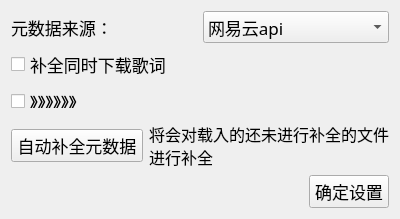
<?xml version="1.0" encoding="UTF-8"?>
<ui version="4.0">
 <class>MetadataWidgetSetting</class>
 <widget class="QWidget" name="MetadataWidgetSetting">
  <property name="geometry">
   <rect>
    <x>0</x>
    <y>0</y>
    <width>400</width>
    <height>204</height>
   </rect>
  </property>
  <property name="font">
   <font>
    <family>微软雅黑</family>
    <pointsize>13</pointsize>
   </font>
  </property>
  <property name="windowTitle">
   <string>Form</string>
  </property>
  <layout class="QVBoxLayout" name="verticalLayout">
   <item>
    <layout class="QHBoxLayout" name="horizontalLayout_3">
     <item>
      <widget class="QLabel" name="label">
       <property name="font">
        <font>
         <family>微软雅黑</family>
         <pointsize>13</pointsize>
        </font>
       </property>
       <property name="text">
        <string>元数据来源：</string>
       </property>
      </widget>
     </item>
     <item>
      <widget class="QComboBox" name="api_comboBox">
       <item>
        <property name="text">
         <string>网易云api</string>
        </property>
       </item>
       <item>
        <property name="text">
         <string>酷狗api</string>
        </property>
       </item>
       <item>
        <property name="text">
         <string>混合api</string>
        </property>
       </item>
      </widget>
     </item>
    </layout>
   </item>
   <item>
    <widget class="QCheckBox" name="is_download_lrc_checkBox">
     <property name="text">
      <string>补全同时下载歌词</string>
     </property>
    </widget>
   </item>
   <item>
    <widget class="QCheckBox" name="checkBox_2">
     <property name="text">
      <string>》》》》》》</string>
     </property>
    </widget>
   </item>
   <item>
    <layout class="QHBoxLayout" name="horizontalLayout_2">
     <item>
      <widget class="QPushButton" name="auto_button">
       <property name="text">
        <string>自动补全元数据</string>
       </property>
      </widget>
     </item>
     <item>
      <widget class="QLabel" name="label_2">
       <property name="font">
        <font>
         <family>微软雅黑</family>
         <pointsize>12</pointsize>
        </font>
       </property>
       <property name="text">
        <string>将会对载入的还未进行补全的文件
进行补全</string>
       </property>
      </widget>
     </item>
    </layout>
   </item>
   <item>
    <layout class="QHBoxLayout" name="horizontalLayout">
     <item>
      <spacer name="horizontalSpacer">
       <property name="orientation">
        <enum>Qt::Horizontal</enum>
       </property>
       <property name="sizeHint" stdset="0">
        <size>
         <width>379</width>
         <height>20</height>
        </size>
       </property>
      </spacer>
     </item>
     <item>
      <widget class="QPushButton" name="sure_button">
       <property name="text">
        <string>确定设置</string>
       </property>
      </widget>
     </item>
    </layout>
   </item>
  </layout>
 </widget>
 <resources/>
 <connections/>
</ui>
